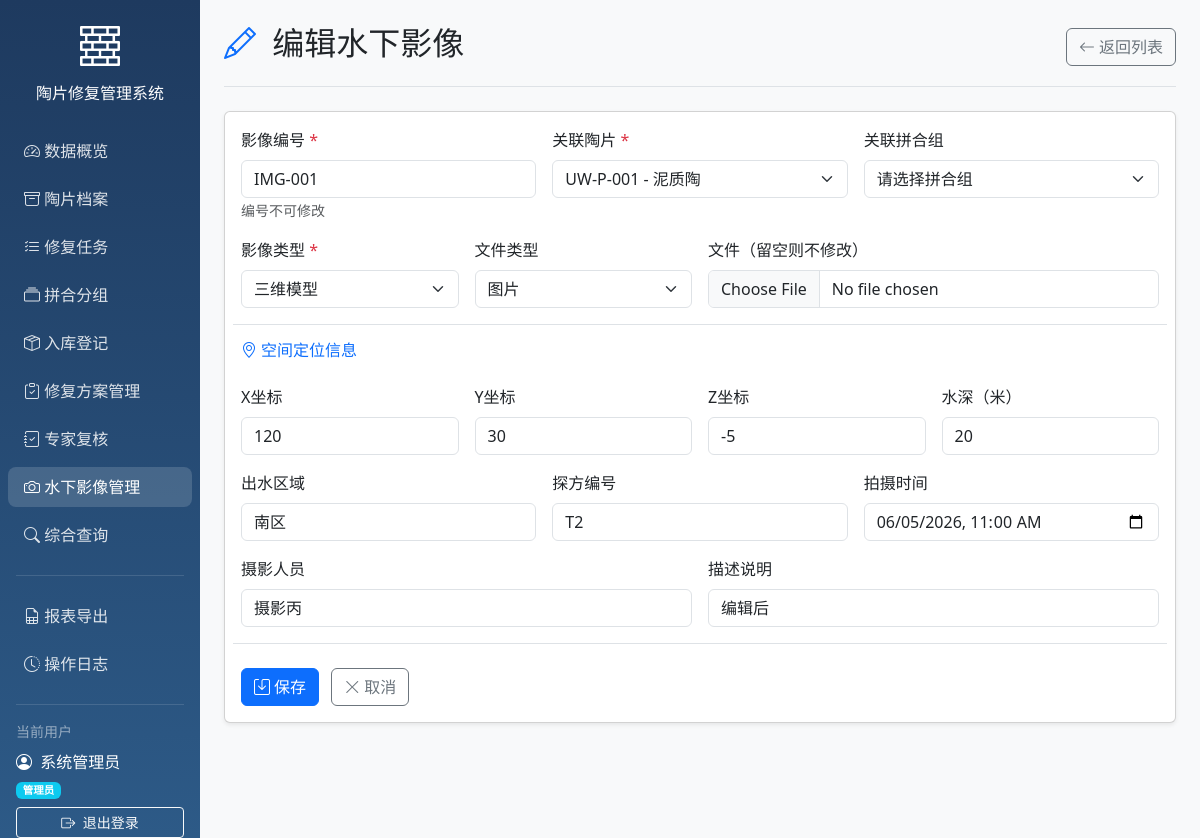
/underwater_images/1/edit (signed in), run on the app's committed database.
### models/models.py (models this page shows)
class User(Base):
    __tablename__ = "users"
    id = Column(Integer, primary_key=True, index=True)
    username = Column(String, unique=True, index=True)
    hashed_password = Column(String)
    full_name = Column(String)
    role = Column(String, default="修复员")
    created_at = Column(DateTime(timezone=True), server_default=func.now())
    assigned_tasks = relationship("RepairTask", foreign_keys="RepairTask.assignee_id", back_populates="assignee")
    created_tasks = relationship("RepairTask", foreign_keys="RepairTask.creator_id", back_populates="creator")
    operation_logs = relationship("OperationLog", back_populates="user")

class UnderwaterImage(Base):
    __tablename__ = "underwater_images"
    id = Column(Integer, primary_key=True, index=True)
    pottery_id = Column(Integer, ForeignKey("potteries.id"), nullable=False)
    group_id = Column(Integer, ForeignKey("pottery_groups.id"), nullable=True)
    image_number = Column(String, unique=True, index=True)
    image_type = Column(String, default="现场照片")
    file_path = Column(String)
    file_type = Column(String, default="image")
    description = Column(Text)
    coordinate_x = Column(String)
    coordinate_y = Column(String)
    coordinate_z = Column(String)
    depth = Column(String)
    shooting_time = Column(DateTime)
    photographer = Column(String)
    trench_number = Column(String)
    water_area = Column(String)
    uploaded_by = Column(Integer, ForeignKey("users.id"))
    created_at = Column(DateTime(timezone=True), server_default=func.now())
    updated_at = Column(DateTime(timezone=True), onupdate=func.now())
    pottery = relationship("Pottery")
    group = relationship("PotteryGroup")

class Pottery(Base):
    __tablename__ = "potteries"
    id = Column(Integer, primary_key=True, index=True)
    pottery_number = Column(String, unique=True, index=True)
    water_area = Column(String)
    trench_number = Column(String)
    material = Column(String)
    decoration_description = Column(Text)
    damage_level = Column(String)
    current_status = Column(String)
    recovery_date = Column(Date)
    created_at = Column(DateTime(timezone=True), server_default=func.now())
    updated_at = Column(DateTime(timezone=True), onupdate=func.now())
    is_locked = Column(Boolean, default=False)
    cleaning_records = relationship("CleaningRecord", back_populates="pottery")
    pottery_groups = relationship("PotteryGroupMember", back_populates="pottery")
    storage_record = relationship("StorageRecord", uselist=False, back_populates="pottery")
    images = relationship("PotteryImage", back_populates="pottery", cascade="all, delete-orphan")
    repair_tasks = relationship("RepairTask", back_populates="pottery")

### main.py (the view)
@app.get("/underwater_images/{image_id}/edit", response_class=HTMLResponse)
async def edit_underwater_image_page(
    image_id: int,
    request: Request,
    current_user: User = Depends(get_current_user),
    db: Session = Depends(get_db)
):
    image = db.query(UnderwaterImage).filter(UnderwaterImage.id == image_id).first()
    if not image:
        return RedirectResponse(url="/underwater_images", status_code=status.HTTP_303_SEE_OTHER)
    potteries = db.query(Pottery).all()
    groups = db.query(PotteryGroup).all()
    return templates.TemplateResponse("underwater_image_form.html", {
        "request": request,
        "current_user": current_user,
        "image": image,
        "potteries": potteries,
        "groups": groups,
        "selected_pottery": None,
        "today": datetime.now().strftime("%Y-%m-%dT%H:%M")
    })

### templates/underwater_image_form.html (shortened to what this page needs)
{% extends "base.html" %}
{% block body %}
<div class="container-fluid">
    <div class="row">
        {% include "sidebar.html" %}
        <main class="col-md-9 ms-sm-auto col-lg-10 px-md-4 main-content">
            <div class="d-flex justify-content-between flex-wrap flex-md-nowrap align-items-center pt-4 pb-3 mb-4 border-bottom">
                <h1 class="h2">
                    <i class="bi bi-{% if image %}pencil{% else %}plus-circle{% endif %} text-primary me-2"></i>
                    {% if image %}编辑水下影像{% else %}新增水下影像{% endif %}
                </h1>
                <div class="btn-toolbar mb-2 mb-md-0">
                    <a href="/underwater_images" class="btn btn-outline-secondary">
                        <i class="bi bi-arrow-left me-1"></i>返回列表
                    </a>
                </div>
            </div>
            <div class="card shadow-sm">
                <div class="card-body">
                    <form method="POST" enctype="multipart/form-data" class="row g-3">
                        <div class="col-md-4">
                            <label for="image_number" class="form-label">影像编号 <span class="text-danger">*</span></label>
                            <input type="text" class="form-control" id="image_number" name="image_number"
                                   value="{{ image.image_number if image else '' }}"
                                   {% if image %}readonly{% endif %} required>
                            {% if image %}<small class="text-muted">编号不可修改</small>{% endif %}
                        </div>
                        <div class="col-md-4">
                            <label for="pottery_id" class="form-label">关联陶片 <span class="text-danger">*</span></label>
                            <select class="form-select" id="pottery_id" name="pottery_id" required>
                                {% for p in potteries %}
                                <option value="{{ p.id }}" {% if (image and image.pottery_id == p.id) or (selected_pottery and selected_pottery.id == p.id) %}selected{% endif %}>
                                    {{ p.pottery_number }} - {{ p.material }}
                                </option>
                                {% endfor %}
                            </select>
                        </div>
                        <div class="col-md-4">
                            <label for="group_id" class="form-label">关联拼合组</label>
                            <select class="form-select" id="group_id" name="group_id">
                                <option value="">请选择拼合组</option>
                            </select>
                        </div>
                        <div class="col-md-3">
                            <label for="image_type" class="form-label">影像类型 <span class="text-danger">*</span></label>
                            <select class="form-select" id="image_type" name="image_type" required>
                                <option value="三维模型" {% if image and image.image_type == '三维模型' %}selected{% endif %}>三维模型</option>
                            </select>
                        </div>
                        <div class="col-md-3">
                            <label for="file_type" class="form-label">文件类型</label>
                            <select class="form-select" id="file_type" name="file_type">
                                <option value="image" {% if image and image.file_type == 'image' %}selected{% endif %}>图片</option>
                            </select>
                        </div>
                        <div class="col-md-6">
                            <label for="file" class="form-label">{% if image %}文件（留空则不修改）{% else %}上传文件 <span class="text-danger">*</span>{% endif %}</label>
                            <input type="file" class="form-control" id="file" name="file" {% if not image %}required{% endif %}>
                        </div>
                        <div class="col-12 pt-3 border-top">
                            <h6 class="text-primary">
                                <i class="bi bi-geo-alt me-1"></i>空间定位信息
                            </h6>
                        </div>
                        <div class="col-md-3">
                            <label for="coordinate_x" class="form-label">X坐标</label>
                            <input type="text" class="form-control" id="coordinate_x" name="coordinate_x"
                                   placeholder="例如: 116.397128"
                                   value="{{ image.coordinate_x if image else '' }}">
                        </div>
                        <div class="col-md-3">
                            <label for="coordinate_y" class="form-label">Y坐标</label>
                            <input type="text" class="form-control" id="coordinate_y" name="coordinate_y"
                                   placeholder="例如: 39.916527"
                                   value="{{ image.coordinate_y if image else '' }}">
                        </div>
                        <div class="col-md-3">
                            <label for="coordinate_z" class="form-label">Z坐标</label>
                            <input type="text" class="form-control" id="coordinate_z" name="coordinate_z"
                                   placeholder="例如: 0"
                                   value="{{ image.coordinate_z if image else '' }}">
                        </div>
                        <div class="col-md-3">
                            <label for="depth" class="form-label">水深（米）</label>
                            <input type="text" class="form-control" id="depth" name="depth"
                                   placeholder="例如: 12.5"
                                   value="{{ image.depth if image else '' }}">
                        </div>
                        <div class="col-md-4">
                            <label for="water_area" class="form-label">出水区域</label>
                            <input type="text" class="form-control" id="water_area" name="water_area"
                                   placeholder="选择陶片后自动填充"
                                   value="{{ image.water_area if image else '' }}">
                        </div>
                        <div class="col-md-4">
                            <label for="trench_number" class="form-label">探方编号</label>
                            <input type="text" class="form-control" id="trench_number" name="trench_number"
                                   placeholder="选择陶片后自动填充"
                                   value="{{ image.trench_number if image else '' }}">
                        </div>
                        <div class="col-md-4">
                            <label for="shooting_time" class="form-label">拍摄时间</label>
                            <input type="datetime-local" class="form-control" id="shooting_time" name="shooting_time"
                                   value="{{ image.shooting_time.strftime('%Y-%m-%dT%H:%M') if image and image.shooting_time else today }}">
                        </div>
                        <div class="col-md-6">
                            <label for="photographer" class="form-label">摄影人员</label>
                            <input type="text" class="form-control" id="photographer" name="photographer"
                                   placeholder="请输入摄影人员姓名"
                                   value="{{ image.photographer if image else '' }}">
                        </div>
                        <div class="col-md-6">
                            <label for="description" class="form-label">描述说明</label>
                            <input type="text" class="form-control" id="description" name="description"
                                   placeholder="请输入影像描述"
                                   value="{{ image.description if image else '' }}">
                        </div>
                        <div class="col-12 pt-4 border-top">
                            <button type="submit" class="btn btn-primary me-2">
                                <i class="bi bi-save me-1"></i>保存
                            </button>
                            <a href="/underwater_images" class="btn btn-outline-secondary">
                                <i class="bi bi-x-lg me-1"></i>取消
                            </a>
                        </div>
                    </form>
                </div>
            </div>
        </main>
    </div>
</div>
{% endblock %}

### templates/sidebar.html
<div class="sidebar col-md-3 col-lg-2 d-md-block p-0">
    <div class="position-sticky pt-3">
        <div class="text-center mb-4 px-3">
            <i class="bi bi-bricks text-white" style="font-size: 2.5rem;"></i>
            <h6 class="text-white mt-2 mb-0">陶片修复管理系统</h6>
        </div>
        <ul class="nav flex-column">
            <li class="nav-item">
                <a class="nav-link {% if request.url.path == '/' %}active{% endif %}" href="/">
                    <i class="bi bi-speedometer2"></i>
                    数据概览
                </a>
            </li>
            <li class="nav-item">
                <a class="nav-link {% if '/potteries' in request.url.path %}active{% endif %}" href="/potteries">
                    <i class="bi bi-archive"></i>
                    陶片档案
                </a>
            </li>
            <li class="nav-item">
                <a class="nav-link {% if '/tasks' in request.url.path %}active{% endif %}" href="/tasks">
                    <i class="bi bi-list-check"></i>
                    修复任务
                </a>
            </li>
            <li class="nav-item">
                <a class="nav-link {% if '/groups' in request.url.path %}active{% endif %}" href="/groups">
                    <i class="bi bi-collection"></i>
                    拼合分组
                </a>
            </li>
            <li class="nav-item">
                <a class="nav-link {% if '/storage' in request.url.path %}active{% endif %}" href="/storage">
                    <i class="bi bi-box-seam"></i>
                    入库登记
                </a>
            </li>
            <li class="nav-item">
                <a class="nav-link {% if '/repair_plans' in request.url.path %}active{% endif %}" href="/repair_plans">
                    <i class="bi bi-clipboard-check"></i>
                    修复方案管理
                </a>
            </li>
            <li class="nav-item">
                <a class="nav-link {% if '/reviews' in request.url.path %}active{% endif %}" href="/reviews">
                    <i class="bi bi-journal-check"></i>
                    专家复核
                </a>
            </li>
            <li class="nav-item">
                <a class="nav-link {% if '/underwater_images' in request.url.path %}active{% endif %}" href="/underwater_images">
                    <i class="bi bi-camera"></i>
                    水下影像管理
                </a>
            </li>
            <li class="nav-item">
                <a class="nav-link {% if '/search' in request.url.path %}active{% endif %}" href="/search">
                    <i class="bi bi-search"></i>
                    综合查询
                </a>
            </li>
        </ul>
        <hr class="text-white-50 mx-3">
        <ul class="nav flex-column">
            <li class="nav-item">
                <a class="nav-link {% if '/reports' in request.url.path %}active{% endif %}" href="/reports">
                    <i class="bi bi-file-earmark-spreadsheet"></i>
                    报表导出
                </a>
            </li>
            <li class="nav-item">
                <a class="nav-link {% if '/logs' in request.url.path %}active{% endif %}" href="/logs">
                    <i class="bi bi-clock-history"></i>
                    操作日志
                </a>
            </li>
        </ul>
        <hr class="text-white-50 mx-3">
        <div class="px-3">
            <div class="text-white-50 small mb-2">当前用户</div>
            <div class="text-white mb-1">
                <i class="bi bi-person-circle me-1"></i>
                {{ current_user.full_name or current_user.username }}
            </div>
            <div class="text-white-50 small mb-2">
                <span class="badge bg-info">{{ current_user.role }}</span>
            </div>
            <a href="/logout" class="btn btn-outline-light btn-sm w-100">
                <i class="bi bi-box-arrow-right me-1"></i>
                退出登录
            </a>
        </div>
    </div>
</div>

### templates/base.html (style rules this page uses)
.sidebar { min-height: 100vh; background: linear-gradient(180deg, #1e3a5f 0%, #2d5a87 100%); }
.sidebar .nav-link { color: rgba(255,255,255,0.85); border-radius: 8px; margin: 4px 8px; transition: all 0.2s; }
.sidebar .nav-link:hover, .sidebar .nav-link.active { color: white; background: rgba(255,255,255,0.15); }
.sidebar .nav-link i { width: 24px; }
.main-content { background-color: #f8f9fa; min-height: 100vh; }

### data on the page
User: full_name "系统管理员", role "管理员"
UnderwaterImage: image_number "IMG-001", pottery_id "UW-P-001 - 泥质陶", image_type "三维模型", file_type "图片", coordinate_x "120", coordinate_y "30", coordinate_z "-5", depth "20", water_area "南区", trench_number "T2", shooting_time "06/05/2026 11:00", photographer "摄影丙", description "编辑后"
